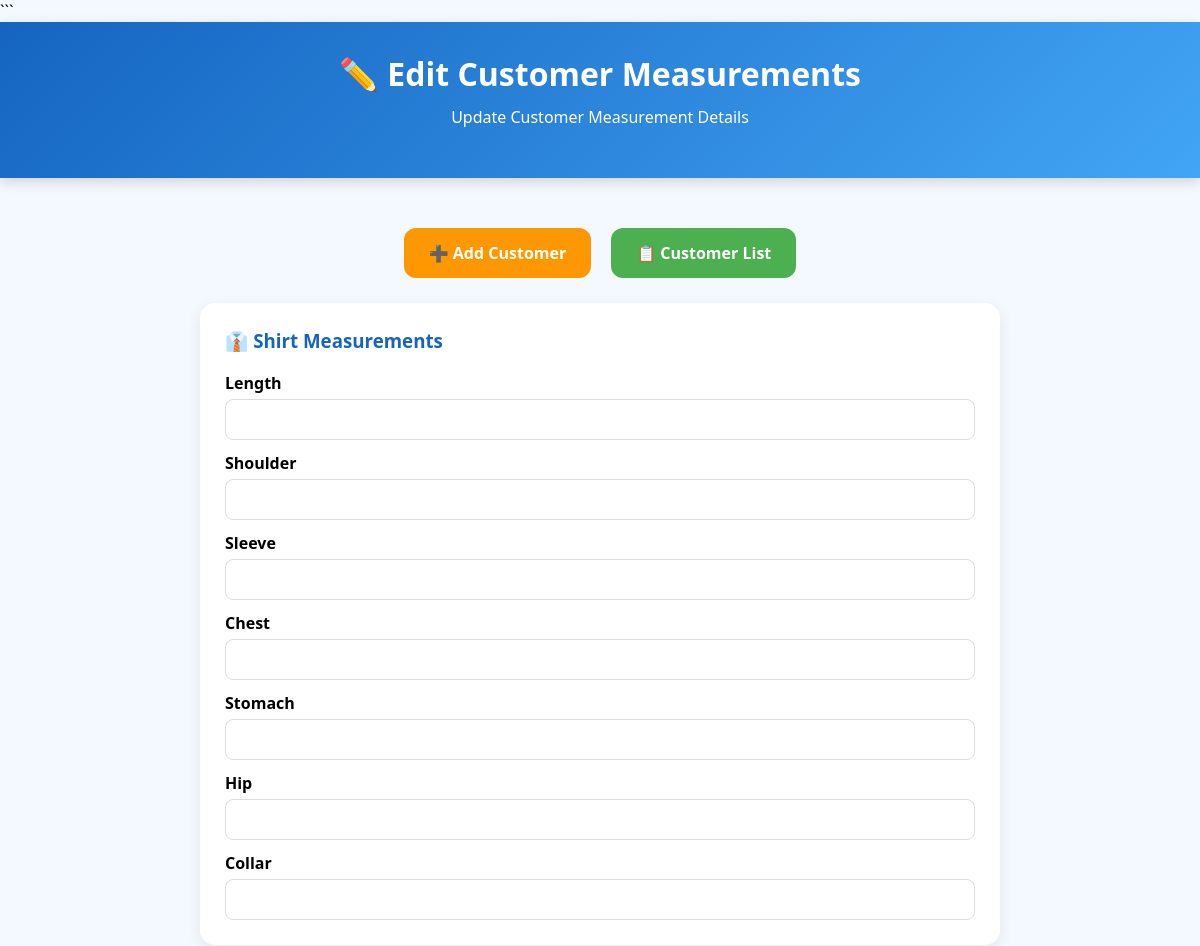
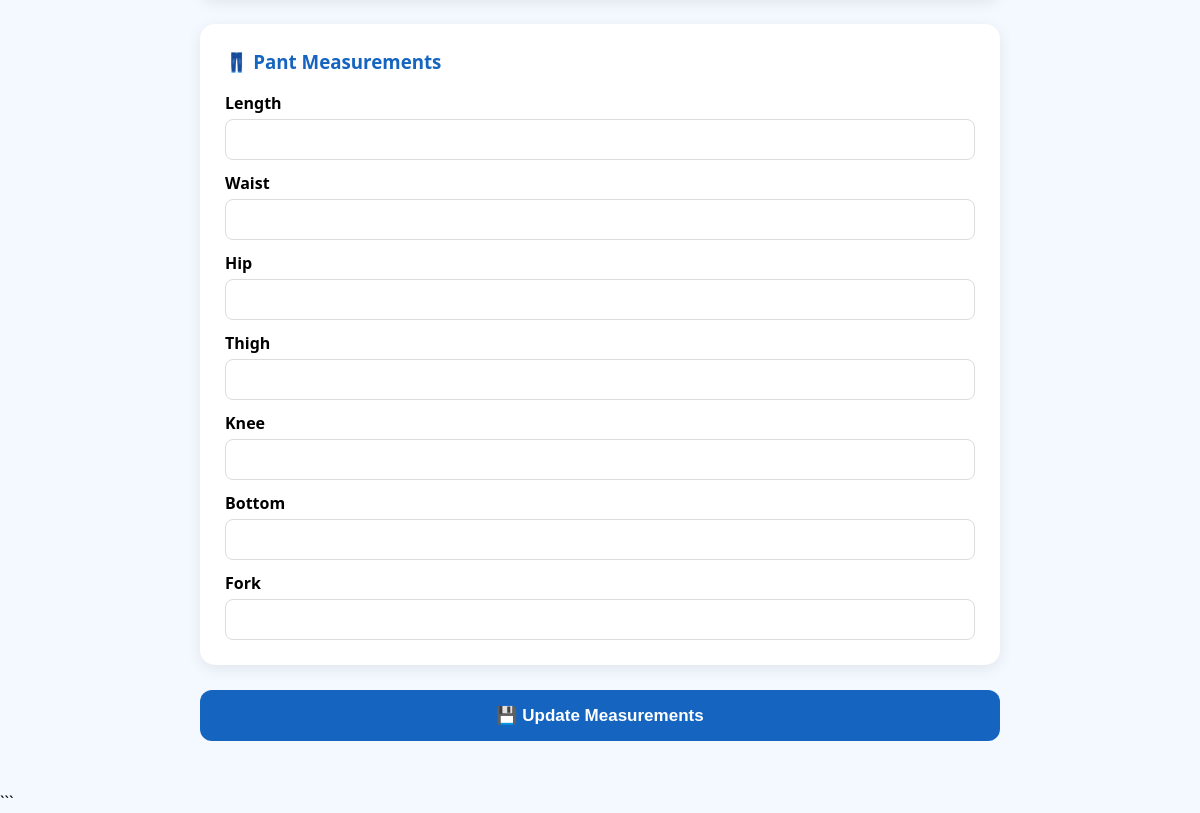
Before: /edit/2 with the older database file (2 pictures, top to bottom).
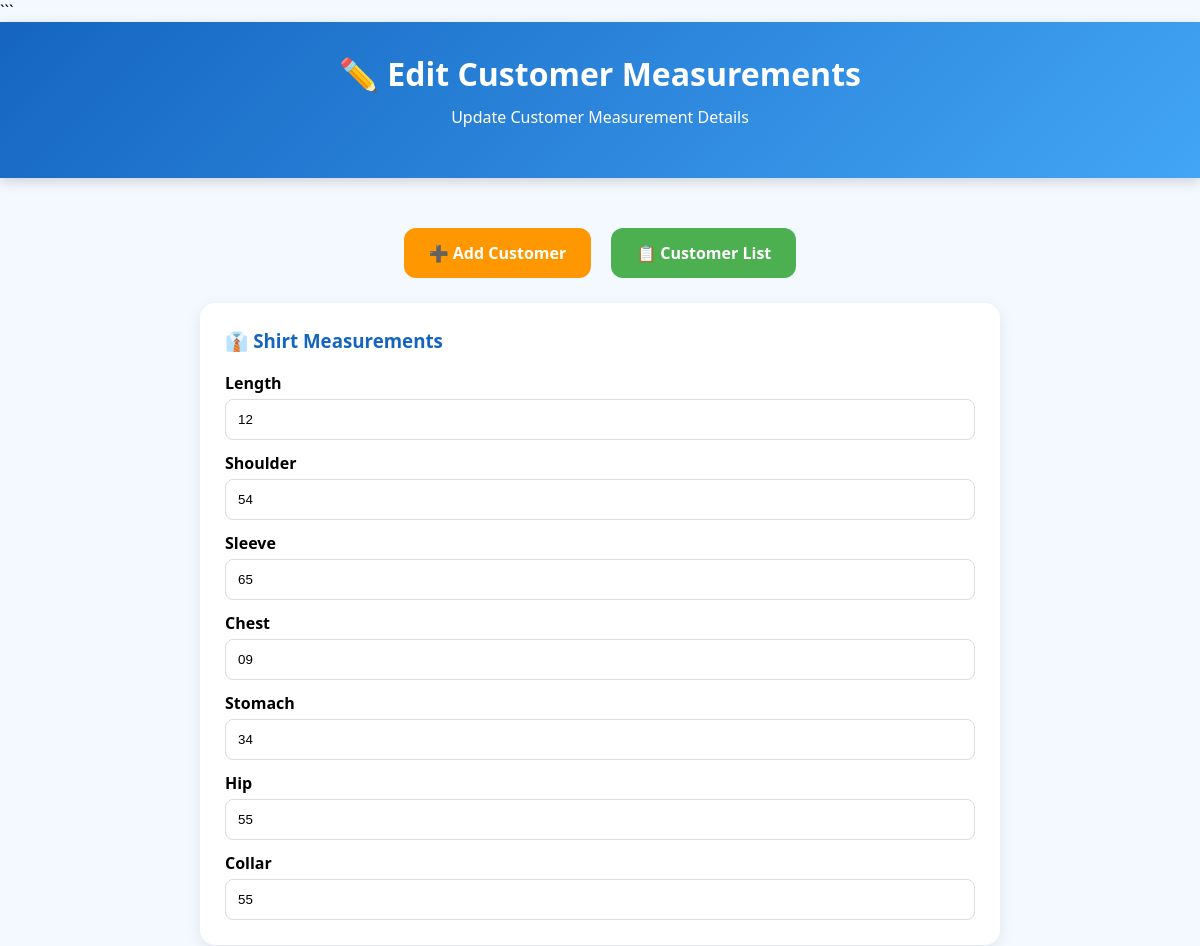
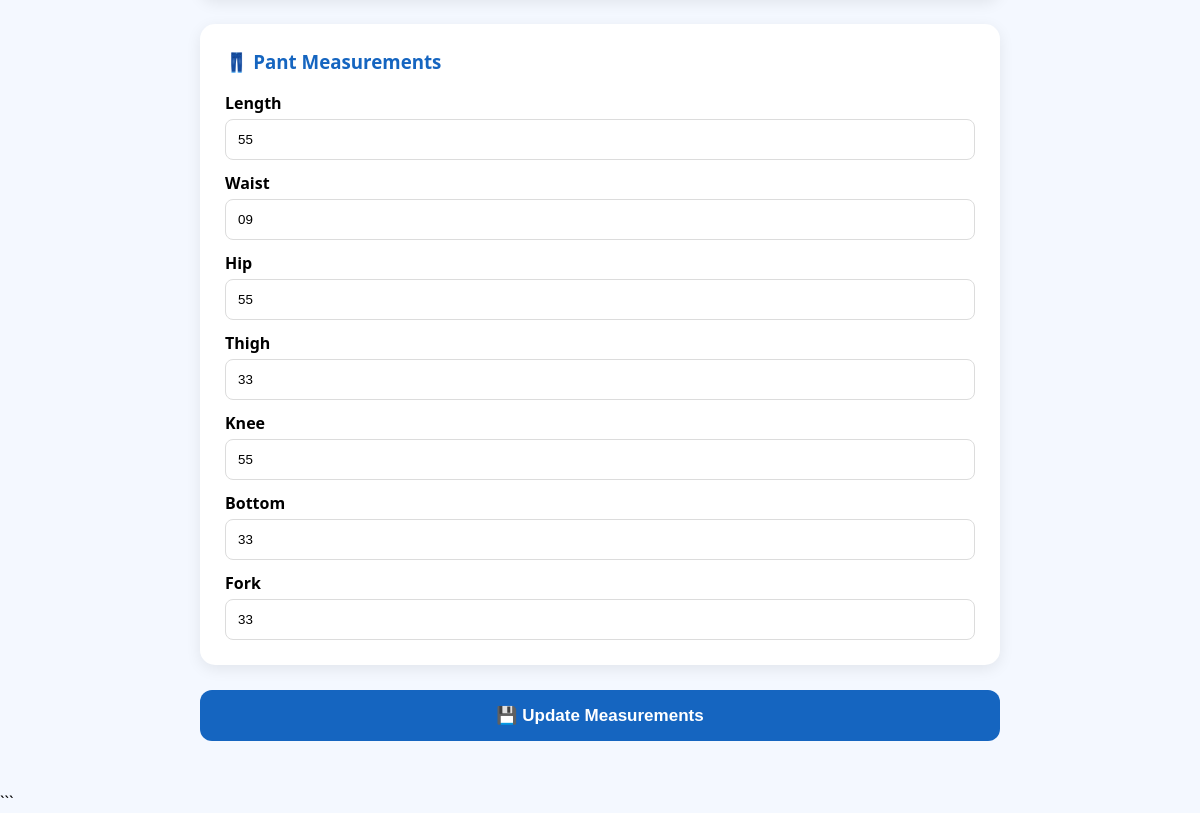
After: the same page with the newer database file (2 pictures, top to bottom).
### tables this page shows
CREATE TABLE customers(
billno INTEGER PRIMARY KEY AUTOINCREMENT,
name TEXT,
phone TEXT,

shirt_length TEXT,
shoulder TEXT,
sleeve TEXT,
chest TEXT,
stomach TEXT,
shirt_hip TEXT,
collar TEXT,

pant_length TEXT,
waist TEXT,
pant_hip TEXT,
thigh TEXT,
knee TEXT,
bottom TEXT,
fork TEXT
);

### app.py (the view)
@app.route("/edit/<int:billno>")
def edit(billno):
    conn = get_db_connection()
    cursor = conn.cursor()
    cursor.execute("SELECT * FROM customers WHERE billno=?", (billno,))
    customer = cursor.fetchone()
    conn.close()
    return render_template("edit.html", customer=customer)

### app.py (called while the page is built)
def get_db_connection():
    conn = sqlite3.connect("tailor.db")
    conn.row_factory = sqlite3.Row
    return conn

### templates/edit.html (shortened to what this page needs)
<!DOCTYPE html>
<html>
<head>
    <link rel="stylesheet" href="{{ url_for('static', filename='style.css') }}">
</head>
<body>
```
<div class="header">
    <h1>✏️ Edit Customer Measurements</h1>
    <p>Update Customer Measurement Details</p>
</div>
<div class="main-container">
    <div class="navigation">
        <a href="/" class="nav-btn customer-btn">
            ➕ Add Customer
        </a>
        <a href="/customers" class="nav-btn search-btn">
            📋 Customer List
        </a>
    </div>
    <form action="/update/{{customer[0]}}" method="post">
        <div class="measurement-card">
            <h3>👔 Shirt Measurements</h3>
            <label>Length</label>
            <input name="shirt_length" value="{{customer[3]}}">
            <label>Shoulder</label>
            <input name="shoulder" value="{{customer[4]}}">
            <label>Sleeve</label>
            <input name="sleeve" value="{{customer[5]}}">
            <label>Chest</label>
            <input name="chest" value="{{customer[6]}}">
            <label>Stomach</label>
            <input name="stomach" value="{{customer[7]}}">
            <label>Hip</label>
            <input name="shirt_hip" value="{{customer[8]}}">
            <label>Collar</label>
            <input name="collar" value="{{customer[9]}}">
        </div>
        <div class="measurement-card">
            <h3>👖 Pant Measurements</h3>
            <label>Length</label>
            <input name="pant_length" value="{{customer[10]}}">
            <label>Waist</label>
            <input name="waist" value="{{customer[11]}}">
            <label>Hip</label>
            <input name="pant_hip" value="{{customer[12]}}">
            <label>Thigh</label>
            <input name="thigh" value="{{customer[13]}}">
            <label>Knee</label>
            <input name="knee" value="{{customer[14]}}">
            <label>Bottom</label>
            <input name="bottom" value="{{customer[15]}}">
            <label>Fork</label>
            <input name="fork" value="{{customer[16]}}">
        </div>
        <button type="submit" class="save-btn">
            💾 Update Measurements
        </button>
    </form>
</div>
```
</body>
</html>

Changed rows visible on the page:
added customers: shirt_length "12", shoulder "54", sleeve "65", chest "09", stomach "34", shirt_hip "55", collar "55", pant_length "55", waist "09", pant_hip "55", thigh "33", knee "55", bottom "33", fork "33"
